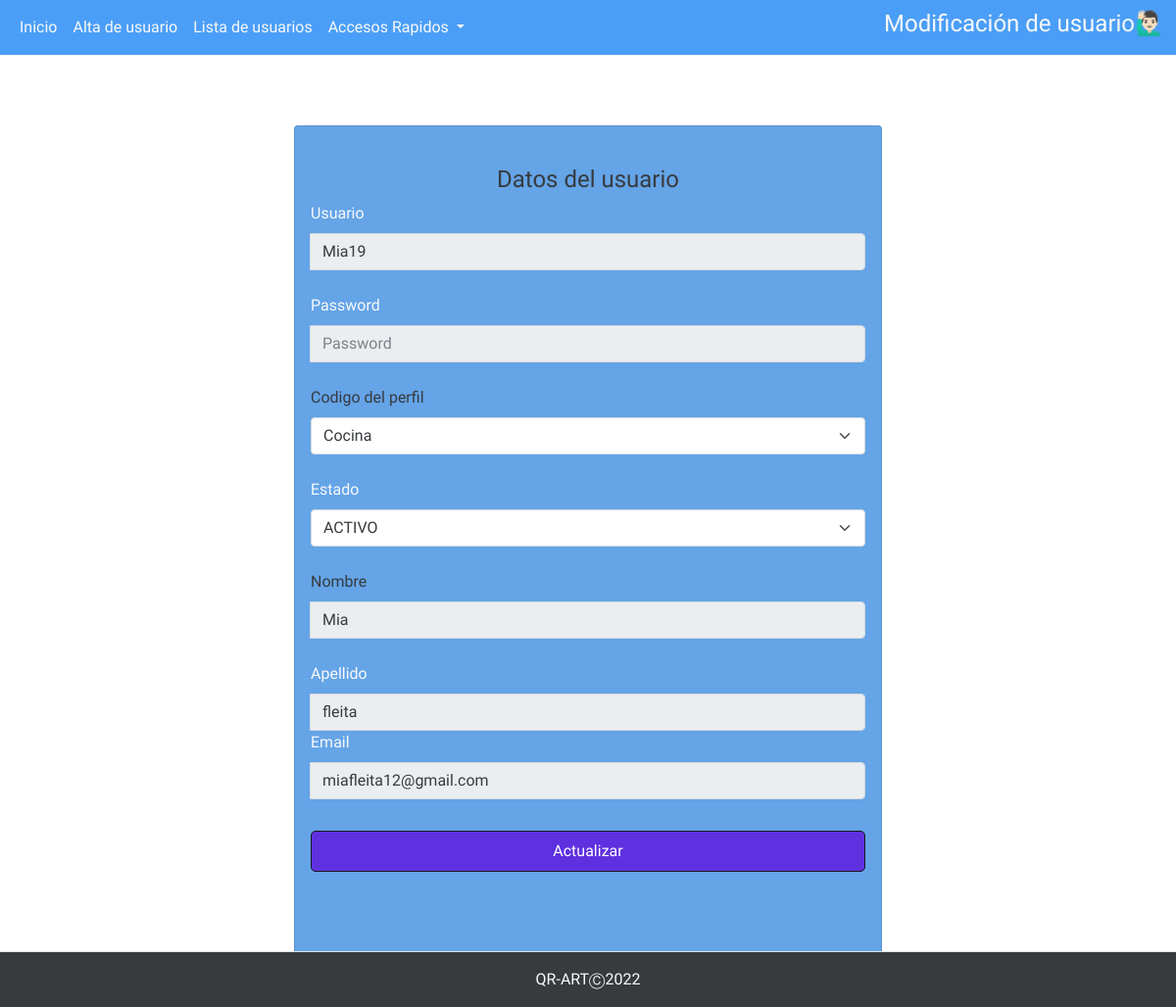
The app's page /php/Actualizar.php?id=47 with its own data.
### tables this page shows
CREATE TABLE `usuarios` (
  `usuario` text NOT NULL,
  `contrasena` varchar(100) NOT NULL,
  `cod_perfil` int(2) NOT NULL,
  `nombre_usu` text NOT NULL,
  `apellido_usu` text NOT NULL,
  `est_baja_usu` text NOT NULL,
  `email_usu` text NOT NULL,
  `id_usuario` int(11) NOT NULL,
  `token` varchar(100) NOT NULL
);

CREATE TABLE `perfiles` (
  `cod_perfil` int(6) NOT NULL,
  `nombre_perfil` text NOT NULL
);

### php/Actualizar.php (the view, shortened to what this page needs)
<?php
$conexion=mysqli_connect("localhost","root","","qr_art");
$id= $_GET['id'];
$sql="SELECT u.apellido_usu, u.email_usu, u.est_baja_usu, u.id_usuario, u.nombre_usu, u.usuario, (u.cod_perfil) as cod_perfil,(p.nombre_perfil) as nombre_perfil
      FROM usuarios u
      INNER JOIN perfiles p
      on u.cod_perfil = p.cod_perfil
      WHERE id_usuario = $id";
$result=mysqli_query($conexion, $sql);
$result_query=mysqli_num_rows($result);
if($result_query == 0){
  header('location:../perfiles/perfil_admin/abm_user/tablamodificacion.php');
}else{
  $option = '';
  while($data=mysqli_fetch_array($result)) {
    $usuario = $data['usuario'];
    $cod_perfil = $data['cod_perfil'];
    $nombre_perfil = $data['nombre_perfil'];
    $nombre_usu = $data['nombre_usu'];
    $apellido_usu = $data['apellido_usu'];
    $email_usu = $data['email_usu'];
    if($cod_perfil == 1){
      $option = '<option value="'.$cod_perfil.'" select>'.$nombre_perfil.'</option>';
    }else if($cod_perfil == 2){
      $option = '<option value="'.$cod_perfil.'"select>'.$nombre_perfil.'</option>';
    }else if($cod_perfil == 3){
      $option = '<option value="'.$cod_perfil.'"select>'.$nombre_perfil.'</option>';
    }
  }
}
?>
<!DOCTYPE html>
<html lang="en">
<head>
    <link rel="stylesheet" href="https://cdnjs.cloudflare.com/ajax/libs/twitter-bootstrap/5.1.3/css/bootstrap.min.css">
    <link rel="stylesheet" href="https://cdn.datatables.net/1.12.1/css/dataTables.bootstrap5.min.css">
    <link rel="stylesheet " href="../assets/stylemodiu.css">
    <link rel="stylesheet " href="../assets/back.css">
    <link rel="stylesheet " href="../assets/stylesnav.css">
</head>
<body>
<nav class=" navbar navbar-expand-lg">
  <div class="container-fluid">
    <div class="collapse navbar-collapse" id="navbarSupportedContent">
      <ul class="navbar-nav me-auto mb-2 mb-lg-0">
        <li class="nav-item">
          <a class="nav-link active text-light" aria-current="page" href="../perfiles/perfil_admin/perfil_admin.php">Inicio</a>
        </li>
        <li class="nav-item">
          <a class="nav-link text-light" href="../perfiles/perfil_admin/abm_user/formulario.php">Alta de usuario</a>
        </li>
        <li class="nav-item">
          <a class="nav-link text-light" href="../perfiles/perfil_admin/abm_user/tablamodificacion.php">Lista de usuarios</a>
        </li>
        <li class="nav-item dropdown text-light">
          <a class="nav-link dropdown-toggle text-light" href="#" id="navbarDropdown" role="button" data-bs-toggle="dropdown" aria-expanded="false">
            Accesos Rapidos
          </a>
        </li>
      </ul>
      <h4 class="text-sm-center text-light">Modificación de usuario🙋🏻‍♂️</h4>
    </div>
  </div>
</nav>
   <br>
   <br>
   <br>
    <div class="container">
        <div class="d-flex justify-content-center h-100">
            <div class="card">
                <div class="card-body">
                    <form action="procesar.php" method="post">
                        <h4 class="text-sm-center">Datos del usuario</h4>
                        <label for="formFile " class="form-label text-light " >Usuario</label>
                        <div class="input-group form-group">
                            <input type="text" class="form-control" placeholder="Usuario" id="usuario " name="usuario" value=<?php echo $usuario;?>  readonly>
                        </div>
                        <br>
                        <label for="formFile" class="form-label text-light">Password</label>
                        <div class="input-group form-group">
                            <input type="password" class="form-control" placeholder="Password" name="contrasena" id="contrasena"; readonly >
                        </div>
                        <br>
                        <label for="formFile" class="form-label" name="cod_perfil" id="cod_perfil">Codigo del perfil </label>
                        <?php
                        $query_perfil = "SELECT * FROM perfiles ";
                        $result = mysqli_query($conexion, $query_perfil);
                        $perfil_result= mysqli_num_rows($result);
                       ?>
                        <select class="form-select" name="cod_perfil" id="cod_perfil"  aria-label="Default select example">
                        <?php
                        if($perfil_result > 0){
                          echo $option;
                        ?>
                        <?php
                        }
                        ?>
                          </select>
                          <br>
                        <label for="formFile" class="form-label text-light" name="estado" id="estado">Estado </label>
                         <?php
                        $query_estado = "SELECT DISTINCT est_baja_usu FROM usuarios ";
                        $resultado = mysqli_query($conexion, $query_estado);
                        $estado_result= mysqli_num_rows($resultado);
                       ?>
                        <select class="form-select" name="est_baja_usu" id="est_baja_usu"  aria-label="Default select example">
                        <?php
                        if($estado_result > 0){
                            while($estados = mysqli_fetch_array($resultado) ){
                        ?>
                          <option value="<?php echo $estados["est_baja_usu"]; ?>"><?php echo $estados["est_baja_usu"] ?></option>
                        <?php
                            }
                        }
                        ?>
                          </select>
                          <BR>
                        <label for="formFile" class="form-label text-dark">Nombre</label>
                        <div class="input-group form-group">
                            <input type="text" class="form-control text-dark" placeholder="Nombre" name="nombre_usu" id="nombre_usu" value=<?php echo $nombre_usu; ?> readonly>
                        </div>
                        <br>
                        <label for="formFile" class="form-label text-light">Apellido</label>
                        <div class="input-group form-group">
                            <br>
                            <input type="text" class="form-control" placeholder="Apellido" name="apellido_usu" id="apellido_usu" value=<?php echo $apellido_usu; ?> readonly>
                        </div>
                        <label for="formFile" class="form-label text-light">Email</label>
                        <div class="input-group form-group">
                            <input type="email" class="form-control" placeholder="Email" name="email_usu" id="email_usu" value=<?php echo $email_usu; ?> readonly>
                        </div>
                        <input type="submit" name="Actualizar" value="Actualizar" />
                </div>
                <link rel="stylesheet" href="">
            </div>
    <footer class="py-3 mt-6 border-top bg-dark fixed-bottom">
            <p class="col-md-12 mb-0 text-light text-center">QR-ARTⒸ2022</p>
    </footer>
</body>
</html>

### assets/stylemodiu.css (style rules this page uses)
html, body { background-image: url(); background-size: cover; background-repeat: no-repeat; height: 100%; font-family: 'Numans', sans-serif; }
.container { height: 40%; align-content: center; }
.card { height: 900px; margin-top: auto; margin-bottom: auto; width: 600px; background-color: #539ae5 !important; }
form input[type="submit"] { width: 100%; padding: 8px 16px; margin-top: 32px; border: 1px solid #000; border-radius: 5px; display: block; color: #fff; background-color: rgb(77, 25, 221); }

### assets/back.css (style rules this page uses)
* { margin: 0; padding: 0; }
body { background-image: url('../assets/img/55.jpg'); background-repeat: no-repeat; background-size: cover; opacity: 0.9; }

### assets/stylesnav.css (style rules this page uses)
.navbar-expand-lg { background-color: #3794f7; }

### records on screen
usuarios: usuario "Mia19", cod_perfil "Cocina", nombre_usu "Mia", apellido_usu "fleita", email_usu "miafleita12@gmail.com"

### other values on screen
form field est_baja_usu "ACTIVO"
